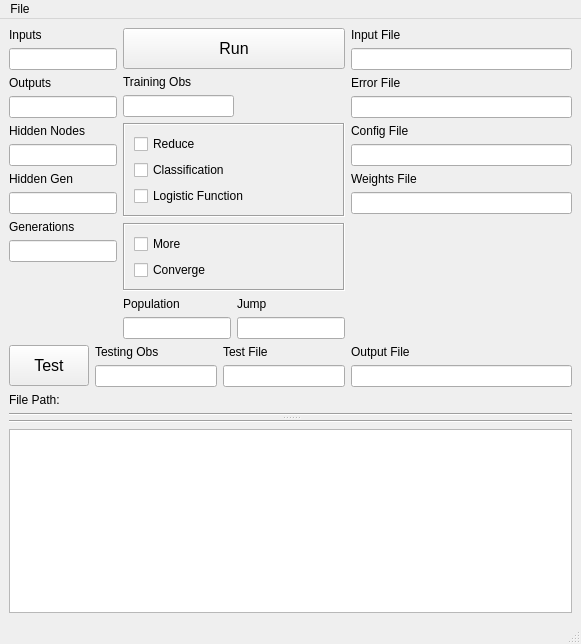
<?xml version="1.0" encoding="UTF-8"?>
<ui version="4.0">
 <class>MainWindow</class>
 <widget class="QMainWindow" name="MainWindow">
  <property name="geometry">
   <rect>
    <x>0</x>
    <y>0</y>
    <width>581</width>
    <height>644</height>
   </rect>
  </property>
  <property name="windowTitle">
   <string>MainWindow</string>
  </property>
  <widget class="QWidget" name="centralwidget">
   <layout class="QGridLayout" name="gridLayout_3">
    <item row="0" column="0">
     <widget class="QSplitter" name="splitter">
      <property name="orientation">
       <enum>Qt::Vertical</enum>
      </property>
      <widget class="QWidget" name="gridLayoutWidget">
       <layout class="QGridLayout" name="top_splitter_panel">
        <item row="1" column="0">
         <widget class="QLabel" name="filepath_label">
          <property name="text">
           <string>File Path:</string>
          </property>
         </widget>
        </item>
        <item row="0" column="0">
         <layout class="QHBoxLayout" name="top_layout">
          <item>
           <layout class="QVBoxLayout" name="top_left_layout">
            <item>
             <layout class="QHBoxLayout" name="main_layout">
              <item>
               <layout class="QVBoxLayout" name="hyperparametes_layout">
                <item>
                 <layout class="QVBoxLayout" name="inputs_layout">
                  <item>
                   <widget class="QLabel" name="inputs_label">
                    <property name="frameShape">
                     <enum>QFrame::NoFrame</enum>
                    </property>
                    <property name="text">
                     <string>Inputs</string>
                    </property>
                   </widget>
                  </item>
                  <item>
                   <widget class="QLineEdit" name="inputs_line_edit"/>
                  </item>
                 </layout>
                </item>
                <item>
                 <layout class="QVBoxLayout" name="outputs_layout">
                  <item>
                   <widget class="QLabel" name="outputs_label">
                    <property name="frameShape">
                     <enum>QFrame::NoFrame</enum>
                    </property>
                    <property name="text">
                     <string>Outputs</string>
                    </property>
                   </widget>
                  </item>
                  <item>
                   <widget class="QLineEdit" name="outputs_line_edit"/>
                  </item>
                 </layout>
                </item>
                <item>
                 <layout class="QVBoxLayout" name="hidden_nodes_layout">
                  <item>
                   <widget class="QLabel" name="hidden_nodes_label">
                    <property name="frameShape">
                     <enum>QFrame::NoFrame</enum>
                    </property>
                    <property name="text">
                     <string>Hidden Nodes</string>
                    </property>
                   </widget>
                  </item>
                  <item>
                   <widget class="QLineEdit" name="hidden_nodes_line_edit"/>
                  </item>
                 </layout>
                </item>
                <item>
                 <layout class="QVBoxLayout" name="hidden_gen_layout">
                  <item>
                   <widget class="QLabel" name="hidden_gen_label">
                    <property name="frameShape">
                     <enum>QFrame::NoFrame</enum>
                    </property>
                    <property name="text">
                     <string>Hidden Gen</string>
                    </property>
                   </widget>
                  </item>
                  <item>
                   <widget class="QLineEdit" name="hidden_gen_line_edit"/>
                  </item>
                 </layout>
                </item>
                <item>
                 <layout class="QVBoxLayout" name="generations_layout">
                  <item>
                   <widget class="QLabel" name="generations_label">
                    <property name="frameShape">
                     <enum>QFrame::NoFrame</enum>
                    </property>
                    <property name="text">
                     <string>Generations</string>
                    </property>
                   </widget>
                  </item>
                  <item>
                   <widget class="QLineEdit" name="generations_line_edit"/>
                  </item>
                  <item>
                   <spacer name="verticalSpacer_2">
                    <property name="orientation">
                     <enum>Qt::Vertical</enum>
                    </property>
                    <property name="sizeHint" stdset="0">
                     <size>
                      <width>20</width>
                      <height>5</height>
                     </size>
                    </property>
                   </spacer>
                  </item>
                 </layout>
                </item>
               </layout>
              </item>
              <item>
               <layout class="QVBoxLayout" name="top_center_layout">
                <item>
                 <widget class="QPushButton" name="run_button">
                  <property name="sizePolicy">
                   <sizepolicy hsizetype="Minimum" vsizetype="Fixed">
                    <horstretch>0</horstretch>
                    <verstretch>0</verstretch>
                   </sizepolicy>
                  </property>
                  <property name="minimumSize">
                   <size>
                    <width>0</width>
                    <height>41</height>
                   </size>
                  </property>
                  <property name="font">
                   <font>
                    <pointsize>12</pointsize>
                   </font>
                  </property>
                  <property name="text">
                   <string>Run</string>
                  </property>
                 </widget>
                </item>
                <item>
                 <widget class="QLabel" name="training_obs_label">
                  <property name="frameShape">
                   <enum>QFrame::NoFrame</enum>
                  </property>
                  <property name="text">
                   <string>Training Obs</string>
                  </property>
                 </widget>
                </item>
                <item>
                 <layout class="QHBoxLayout" name="horizontalLayout">
                  <item>
                   <widget class="QLineEdit" name="training_obs_line_edit"/>
                  </item>
                  <item>
                   <spacer name="horizontalSpacer">
                    <property name="orientation">
                     <enum>Qt::Horizontal</enum>
                    </property>
                    <property name="sizeHint" stdset="0">
                     <size>
                      <width>40</width>
                      <height>20</height>
                     </size>
                    </property>
                   </spacer>
                  </item>
                 </layout>
                </item>
                <item>
                 <widget class="QFrame" name="main_checkbox_layout">
                  <property name="frameShape">
                   <enum>QFrame::Box</enum>
                  </property>
                  <property name="frameShadow">
                   <enum>QFrame::Sunken</enum>
                  </property>
                  <layout class="QVBoxLayout" name="verticalLayout_5">
                   <item>
                    <widget class="QCheckBox" name="reduce_checkbox">
                     <property name="text">
                      <string>Reduce</string>
                     </property>
                    </widget>
                   </item>
                   <item>
                    <widget class="QCheckBox" name="classification_checkbox">
                     <property name="text">
                      <string>Classification</string>
                     </property>
                    </widget>
                   </item>
                   <item>
                    <widget class="QCheckBox" name="logistic_function_checkbox">
                     <property name="text">
                      <string>Logistic Function</string>
                     </property>
                    </widget>
                   </item>
                  </layout>
                 </widget>
                </item>
                <item>
                 <widget class="QFrame" name="aux_checkbox_layout">
                  <property name="frameShape">
                   <enum>QFrame::Box</enum>
                  </property>
                  <property name="frameShadow">
                   <enum>QFrame::Sunken</enum>
                  </property>
                  <layout class="QVBoxLayout" name="verticalLayout_6">
                   <item>
                    <widget class="QCheckBox" name="more_checkbox">
                     <property name="text">
                      <string>More</string>
                     </property>
                    </widget>
                   </item>
                   <item>
                    <widget class="QCheckBox" name="converge_checkbox">
                     <property name="text">
                      <string>Converge</string>
                     </property>
                    </widget>
                   </item>
                  </layout>
                 </widget>
                </item>
                <item>
                 <layout class="QHBoxLayout" name="ga_layout">
                  <item>
                   <layout class="QVBoxLayout" name="population_layout">
                    <item>
                     <widget class="QLabel" name="population_label">
                      <property name="frameShape">
                       <enum>QFrame::NoFrame</enum>
                      </property>
                      <property name="text">
                       <string>Population</string>
                      </property>
                     </widget>
                    </item>
                    <item>
                     <widget class="QLineEdit" name="population_line_edit">
                      <property name="maximumSize">
                       <size>
                        <width>16777215</width>
                        <height>16777215</height>
                       </size>
                      </property>
                     </widget>
                    </item>
                   </layout>
                  </item>
                  <item>
                   <layout class="QVBoxLayout" name="jump_layout">
                    <item>
                     <widget class="QLabel" name="jump_label">
                      <property name="frameShape">
                       <enum>QFrame::NoFrame</enum>
                      </property>
                      <property name="text">
                       <string>Jump</string>
                      </property>
                     </widget>
                    </item>
                    <item>
                     <widget class="QLineEdit" name="jump_line_edit">
                      <property name="maximumSize">
                       <size>
                        <width>16777215</width>
                        <height>16777215</height>
                       </size>
                      </property>
                     </widget>
                    </item>
                   </layout>
                  </item>
                 </layout>
                </item>
                <item>
                 <spacer name="verticalSpacer_3">
                  <property name="orientation">
                   <enum>Qt::Vertical</enum>
                  </property>
                  <property name="sizeHint" stdset="0">
                   <size>
                    <width>20</width>
                    <height>5</height>
                   </size>
                  </property>
                 </spacer>
                </item>
               </layout>
              </item>
             </layout>
            </item>
            <item>
             <layout class="QHBoxLayout" name="test_layout">
              <item>
               <widget class="QPushButton" name="test_button">
                <property name="sizePolicy">
                 <sizepolicy hsizetype="Minimum" vsizetype="Fixed">
                  <horstretch>0</horstretch>
                  <verstretch>0</verstretch>
                 </sizepolicy>
                </property>
                <property name="minimumSize">
                 <size>
                  <width>0</width>
                  <height>41</height>
                 </size>
                </property>
                <property name="font">
                 <font>
                  <pointsize>12</pointsize>
                 </font>
                </property>
                <property name="text">
                 <string>Test</string>
                </property>
               </widget>
              </item>
              <item>
               <layout class="QVBoxLayout" name="testing_obs_layout">
                <item>
                 <widget class="QLabel" name="testing_obs_label">
                  <property name="frameShape">
                   <enum>QFrame::NoFrame</enum>
                  </property>
                  <property name="text">
                   <string>Testing Obs</string>
                  </property>
                 </widget>
                </item>
                <item>
                 <widget class="QLineEdit" name="testing_obs_line_edit"/>
                </item>
               </layout>
              </item>
              <item>
               <layout class="QVBoxLayout" name="test_file_layout">
                <item>
                 <widget class="QLabel" name="testing_file_label">
                  <property name="frameShape">
                   <enum>QFrame::NoFrame</enum>
                  </property>
                  <property name="text">
                   <string>Test File</string>
                  </property>
                 </widget>
                </item>
                <item>
                 <widget class="QLineEdit" name="test_file_line_edit"/>
                </item>
               </layout>
              </item>
             </layout>
            </item>
           </layout>
          </item>
          <item>
           <layout class="QVBoxLayout" name="files_layout">
            <item>
             <layout class="QVBoxLayout" name="input_file_layout">
              <item>
               <widget class="QLabel" name="input_file_label">
                <property name="frameShape">
                 <enum>QFrame::NoFrame</enum>
                </property>
                <property name="text">
                 <string>Input File</string>
                </property>
               </widget>
              </item>
              <item>
               <widget class="QLineEdit" name="input_file_line_edit"/>
              </item>
             </layout>
            </item>
            <item>
             <layout class="QVBoxLayout" name="error_file_layout">
              <item>
               <widget class="QLabel" name="error_file_label">
                <property name="frameShape">
                 <enum>QFrame::NoFrame</enum>
                </property>
                <property name="text">
                 <string>Error File</string>
                </property>
               </widget>
              </item>
              <item>
               <widget class="QLineEdit" name="error_file_line_edit"/>
              </item>
             </layout>
            </item>
            <item>
             <layout class="QVBoxLayout" name="config_file_layout">
              <item>
               <widget class="QLabel" name="config_file_label">
                <property name="frameShape">
                 <enum>QFrame::NoFrame</enum>
                </property>
                <property name="text">
                 <string>Config File</string>
                </property>
               </widget>
              </item>
              <item>
               <widget class="QLineEdit" name="config_file_line_edit"/>
              </item>
             </layout>
            </item>
            <item>
             <layout class="QVBoxLayout" name="weights_file_layout">
              <item>
               <widget class="QLabel" name="weights_file_label">
                <property name="frameShape">
                 <enum>QFrame::NoFrame</enum>
                </property>
                <property name="text">
                 <string>Weights File</string>
                </property>
               </widget>
              </item>
              <item>
               <widget class="QLineEdit" name="weights_file_line_edit"/>
              </item>
             </layout>
            </item>
            <item>
             <spacer name="verticalSpacer">
              <property name="orientation">
               <enum>Qt::Vertical</enum>
              </property>
              <property name="sizeHint" stdset="0">
               <size>
                <width>20</width>
                <height>5</height>
               </size>
              </property>
             </spacer>
            </item>
            <item>
             <layout class="QVBoxLayout" name="output_file_layout">
              <item>
               <widget class="QLabel" name="output_file_label">
                <property name="frameShape">
                 <enum>QFrame::NoFrame</enum>
                </property>
                <property name="text">
                 <string>Output File</string>
                </property>
               </widget>
              </item>
              <item>
               <widget class="QLineEdit" name="output_file_line_edit"/>
              </item>
             </layout>
            </item>
           </layout>
          </item>
         </layout>
        </item>
        <item row="2" column="0">
         <widget class="Line" name="line_2">
          <property name="orientation">
           <enum>Qt::Horizontal</enum>
          </property>
         </widget>
        </item>
       </layout>
      </widget>
      <widget class="QWidget" name="gridLayoutWidget_2">
       <layout class="QGridLayout" name="bottom_splitter_panel">
        <item row="1" column="0">
         <widget class="QTextBrowser" name="output_browser"/>
        </item>
        <item row="0" column="0">
         <widget class="Line" name="line">
          <property name="orientation">
           <enum>Qt::Horizontal</enum>
          </property>
         </widget>
        </item>
       </layout>
      </widget>
     </widget>
    </item>
   </layout>
  </widget>
  <widget class="QMenuBar" name="menubar">
   <property name="geometry">
    <rect>
     <x>0</x>
     <y>0</y>
     <width>581</width>
     <height>21</height>
    </rect>
   </property>
   <widget class="QMenu" name="menuFile">
    <property name="title">
     <string>File</string>
    </property>
    <addaction name="actionOpen"/>
   </widget>
   <addaction name="menuFile"/>
  </widget>
  <widget class="QStatusBar" name="statusbar"/>
  <action name="actionOpen">
   <property name="text">
    <string>Open</string>
   </property>
  </action>
 </widget>
 <resources/>
 <connections/>
</ui>
